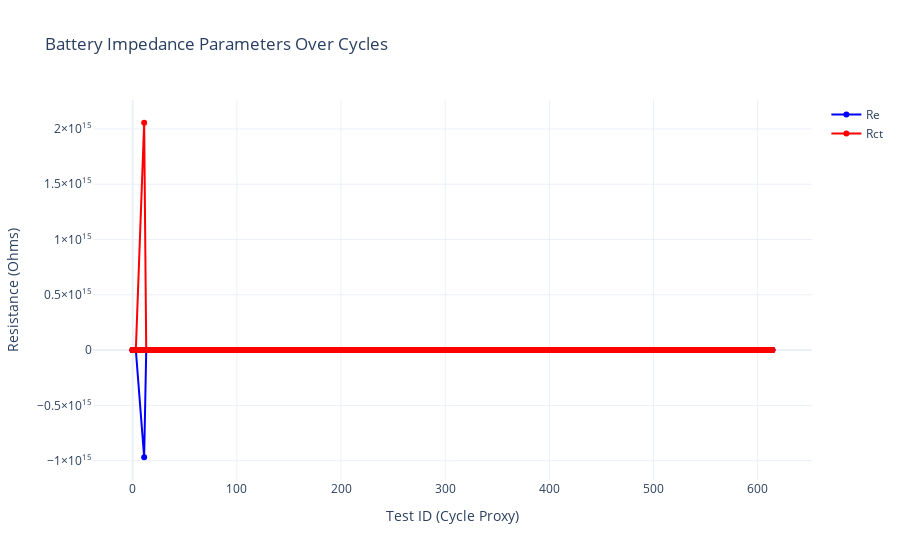

Notebook code cell kept with this figure:
### Code cell
# Extracting data for plotting
test_id = impedance_data['test_id']
Re = impedance_data['Re']
Rct = impedance_data['Rct']

# Creating a Plotly figure
fig = go.Figure()

# Adding Re (Electrolyte Resistance)
fig.add_trace(go.Scatter(x=test_id, y=Re, mode='lines+markers', name='Re', line=dict(color='blue')))

# Adding Rct (Charge Transfer Resistance)
fig.add_trace(go.Scatter(x=test_id, y=Rct, mode='lines+markers', name='Rct', line=dict(color='red')))

# Updating layout
fig.update_layout(
    title='Battery Impedance Parameters Over Cycles',
    xaxis_title='Test ID (Cycle Proxy)',
    yaxis_title='Resistance (Ohms)',
    template='plotly_white'
)

# Showing the plot
fig.show()

### Figure 1 — Plotly figure (JSON) as saved in the notebook; plotly's stock layout.template omitted (floating-point values rounded to 4 significant figures; data arrays with more than 128 entries replaced by an {"elided": "..."} marker saying what was removed)
{"data": [{"line": {"color": "blue"}, "mode": "lines+markers", "name": "Re", "type": "scatter", "x": {"elided": "1947 int values"}, "y": {"elided": "1947 float values"}}, {"line": {"color": "red"}, "mode": "lines+markers", "name": "Rct", "type": "scatter", "x": {"elided": "1947 int values"}, "y": {"elided": "1947 float values"}}], "layout": {"title": {"text": "Battery Impedance Parameters Over Cycles"}, "xaxis": {"title": {"text": "Test ID (Cycle Proxy)"}}, "yaxis": {"title": {"text": "Resistance (Ohms)"}}}}
